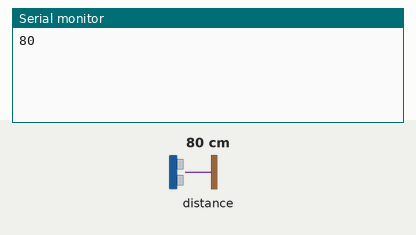
Simulated run of this sketch. Board: ESP8266 (NodeMCU). Shown: the last lines printed to the serial monitor. Wiring (inferred from the names in the program): ultrasonic range finder: trigger D3; echo D3. The test bench sets the inputs (shaded band); at power-on: distance to the obstacle 80 cm. The echo pulse lasts 58.3 µs per cm.

Above: at 2.7 s.
2.8 s: distance to the obstacle set to 2 cm
At 7.8 s:
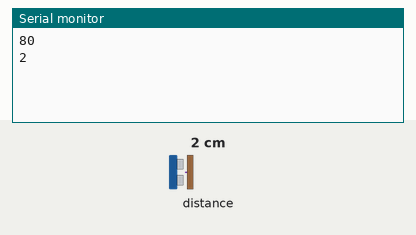
8.8 s: distance to the obstacle set to 4 cm
At 12.9 s:
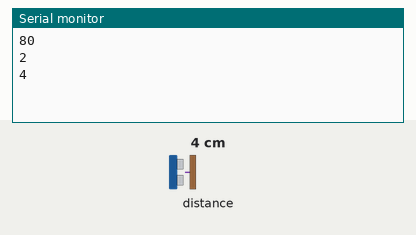
Timing chart, 0 to 14.4 s (numbered marks = the images above; inputs shaded):
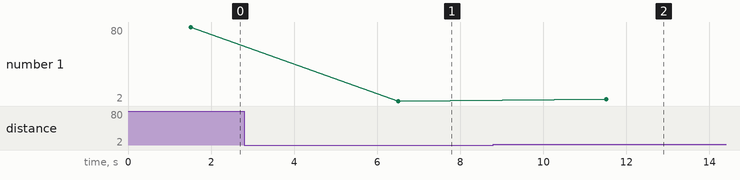

Measured:
- after the input at 2.8 s, the serial monitor: prints a new line after 3.7 s (image 1)
- after the input at 8.8 s, the serial monitor: prints a new line after 2.7 s (image 2)
- plotted number 1: 80 → 2 after the input at 2.8 s, 2 → 4 after the input at 8.8 s

The sketch:

Reserva_Agua.ino
```cpp
/****************************************
 * Include Libraries
 ****************************************/
#include "UbidotsESPMQTT.h"

int _pin = D3;
long duration;
long distancia;

/****************************************
 * Define Constants
 ****************************************/
#define TOKEN "...." // Your Ubidots TOKEN
#define WIFINAME "...." //Your SSID
#define WIFIPASS "...." // Your Wifi Pass
#define MQTTCLIENTNAME "...." // Your MQTT Client Name, it must be unique so we recommend to choose a random ASCCI name


Ubidots client(TOKEN, MQTTCLIENTNAME);

/****************************************
 * Auxiliar Functions
 ****************************************/

void callback(char* topic, byte* payload, unsigned int length) {
  Serial.print("Message arrived [");
  Serial.print(topic);
  Serial.print("] ");
  for (int i=0;i<length;i++) {
    Serial.print((char)payload[i]);
  }
  Serial.println();
}

/****************************************
 * Main Functions
 ****************************************/

void setup() {
  // put your setup code here, to run once:
  Serial.begin(115200);
  client.wifiConnection(WIFINAME, WIFIPASS);
  client.begin(callback);
  }

void loop() {
  // put your main code here, to run repeatedly:
  if(!client.connected()){
      client.reconnect();
      }

  // Publish the distance values
  readCm();
  delay(5000);
  String value = String (distancia);
  client.add("distancia", distancia); //Insert your variable Labels and the value to be sent
  client.ubidotsPublish("reserva");
  client.loop();
  }

  long readCm(){

  pinMode(_pin, OUTPUT);
  digitalWrite(_pin, LOW);
  delayMicroseconds(2);
  digitalWrite(_pin, HIGH);
  delayMicroseconds(5);
  digitalWrite(_pin,LOW);
  pinMode(_pin,INPUT);
  duration = pulseIn(_pin,HIGH);
  distancia = duration/29/2;
  Serial.println(distancia);

  return distancia;
}
```
